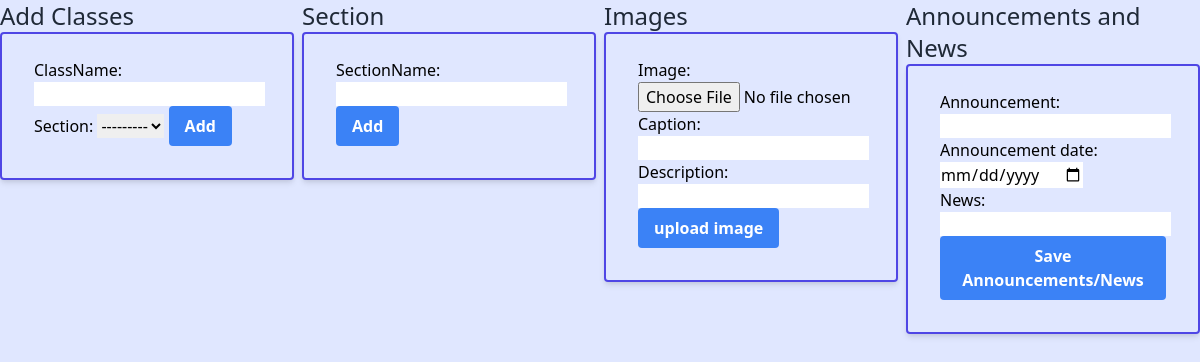
/settings/, run on an earlier commit of the app's database.
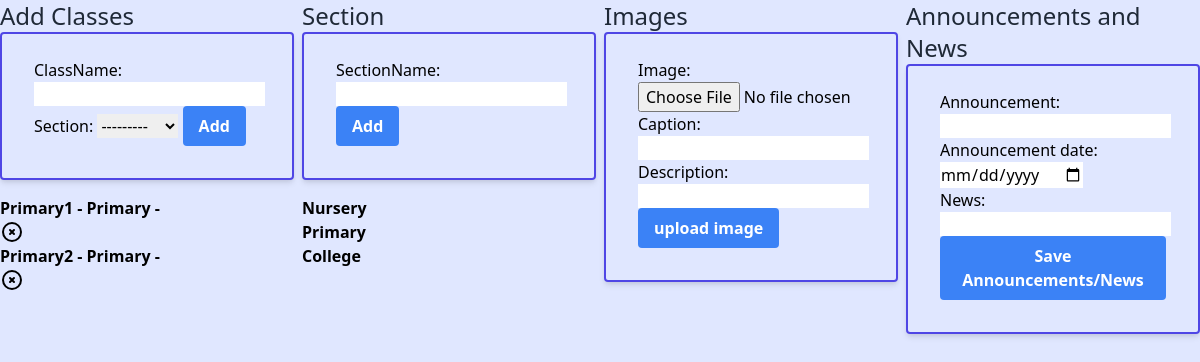
And on a later commit of the database.
### result/models.py (models this page shows, shortened)
class all_class(models.Model):
    user = models.ForeignKey(User, on_delete=models.SET_NULL, null=True)
    className = models.CharField(max_length=100 , unique=True)
    section = models.ForeignKey(section, on_delete=models.SET_NULL, null=True)
    complete = models.BooleanField(default=False)
    date = models.DateTimeField(auto_now_add=True)
    class Meta:
        ordering = ['className']

class section(models.Model):
    sectionName = models.CharField(max_length=100 , unique=True)
    def __str__(self):
        return self.sectionName

### result/views.py (the view, shortened to what this page needs)
# urls.py: path('settings/', settings.as_view(), name='settings'),
class settings(ListView):
    template_name = 'result/settings.html'
    queryset = all_class.objects.all()
    def get_context_data(self, **kwargs):
        context = super(settings, self).get_context_data(**kwargs)
        context['form1'] = allClassForm()
        context['form2'] = sectionForm()
        context['imageForm'] = ImageForm()
        context['settingForm'] = settingForm()
        context['allclass'] = all_class.objects.all()
        context['sections'] = section.objects.all()
        context['img'] = Images.objects.all()
        context['setting'] = setting.objects.all()
        return context

### result/forms.py
class allClassForm(forms.ModelForm):
    class Meta:
        model = all_class
        fields = ['className','section']

class sectionForm(forms.ModelForm):
    class Meta:
        model = section
        fields = ['sectionName']

### result/templates/result/settings.html (shortened to what this page needs)
{% extends "base.html" %}
{% block content %}
<div class=" grid grid-cols-4 gap-2">
  <div>
  <h1 class=" text-2xl text-gray-800 "> Add Classes</h1>
  <form method="post"
  class="border-solid
  border-2
  border-indigo-600
  bg-grey-600
  shadow-md
  rounded px-8 pt-6 pb-8 mb-4">
  <div >
    {{ form1.as_table }}
    <button
      class="bg-blue-500 hover:bg-blue-700 text-white font-bold py-2 px-4 rounded focus:outline-none focus:shadow-outline"
      type="submit">
        Add
     </button>
  </div>
  </form>
  <ul class=" font-bold">
    {% for class in allclass%}
      <li class = " inline ">{{class.className}} - {{ class.section}} -<a href="{% url 'result:deleteClass' class.id %}">
          <svg class="w-6 h-6" fill="none" stroke="currentColor" viewBox="0 0 24 24" xmlns="http://www.w3.org/2000/svg"><path stroke-linecap="round" stroke-linejoin="round" stroke-width="2" d="M10 14l2-2m0 0l2-2m-2 2l-2-2m2 2l2 2m7-2a9 9 0 11-18 0 9 9 0 0118 0z"></path></svg>
        </a>
      </li>
    {% endfor %}
  </ul>
</div>
  <div>
    <h1 class=" text-2xl text-gray-800 "> Section</h1>
    <form method="post"
    class="border-solid
    border-2 border-indigo-600
    bg-grey-600
    shadow-md
    rounded px-8 pt-6 pb-8 mb-4">
    <div >
      {{ form2.as_table }}
      <button
        class="bg-blue-500 hover:bg-blue-700 text-white font-bold py-2 px-4 rounded focus:outline-none focus:shadow-outline"
        type="submit">
          Add
       </button>
    </div>
    </form>
    <ul class=" font-bold">
      {% for section in sections %}
        <li>{{ section.sectionName }}</li>
      {% endfor %}
    </ul>
  </div>
  <div  >
    <h1 class=" text-2xl text-gray-800 "> Images</h1>
    <form method="post"
          enctype="multipart/form-data"
          name="imageform"
          class="border-solid border-2 border-indigo-600
    bg-grey-600
    shadow-md
    rounded px-8 pt-6 pb-8 mb-4">
    <div >
      {{ imageForm }}
      <button
        class="bg-blue-500 hover:bg-blue-700 text-white font-bold py-2 px-4 rounded focus:outline-none focus:shadow-outline"
        type="submit"
        name= "uploadIMG">
          upload image
       </button>
    </div>
    </form>
  </div>
  <div  >
    <h1 class=" text-2xl text-gray-800 "> Announcements and News</h1>
    <form method="post"
          name="settingForm"
          class="border-solid border-2 border-indigo-600
    bg-grey-600
    shadow-md
    rounded px-8 pt-6 pb-8 mb-4">
    <div >
      {{ settingForm.as_p }}
      <p>
      <button
        class="bg-blue-500 hover:bg-blue-700 text-white font-bold py-2 px-4 rounded focus:outline-none focus:shadow-outline"
        type="submit"
        name= "uploadIMG">
          Save Announcements/News
       </button>
    </div>
    </form>
  </div>
</div>
{% endblock %}

### templates/base.html (shortened to what this page needs)
{% load static %}
<!DOCTYPE html>
<html lang="en">
<head>
    <link href="https://unpkg.com/tailwindcss@^2/dist/tailwind.min.css" rel="stylesheet">
</head>
<body class="bg-indigo-100 overflow-auto">
    <div class="max-w-7xl mx-auto">
        {% block content %}
        {% endblock content %}
    </div>
</body>
</html>

What changed in the data, as far as the page shows it:
added all_class: className "Primary1", section "Primary"
added all_class: className "Primary2", section "Primary"
added section: sectionName "Nursery"
added section: sectionName "Primary"
added section: sectionName "College"
